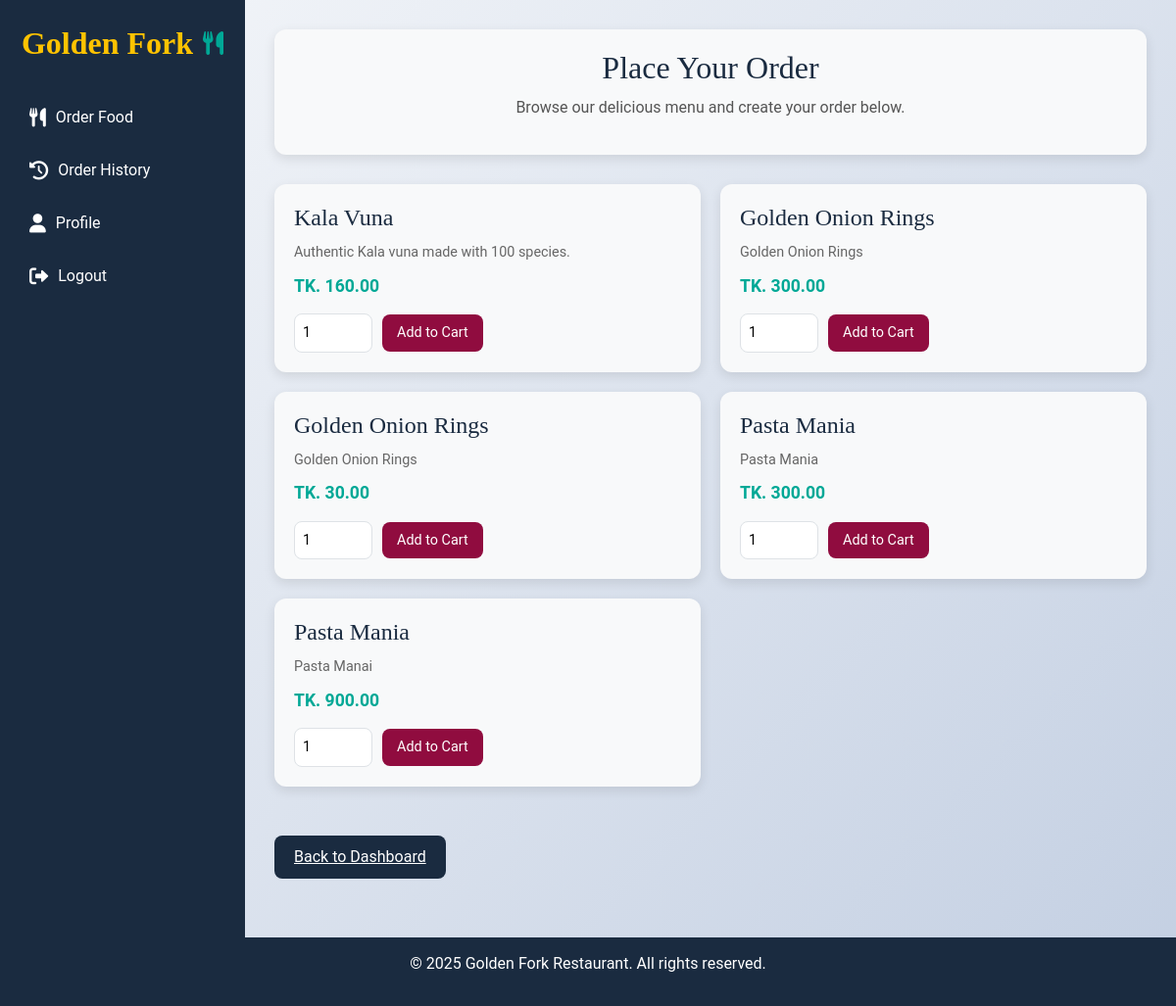
Screenshot of /order.php (signed in) with the database file from the repository.
### tables this page shows
CREATE TABLE `menu` (
  `item_id` int(11) NOT NULL,
  `name` varchar(100) NOT NULL,
  `description` text DEFAULT NULL,
  `price` decimal(10,2) NOT NULL,
  `stock` int(11) NOT NULL,
  `created_at` timestamp NOT NULL DEFAULT current_timestamp(),
  `image` varchar(255) DEFAULT NULL,
  `category` varchar(255) DEFAULT NULL
);

### order.php (the view, shortened to what this page needs)
<?php
include 'db_connect.php';
?>
<!DOCTYPE html>
<html lang="en">
<head>
    <link href="https://cdn.jsdelivr.net/npm/bootstrap@5.3.0/dist/css/bootstrap.min.css" rel="stylesheet">
    <link rel="stylesheet" href="https://cdnjs.cloudflare.com/ajax/libs/font-awesome/6.0.0/css/all.min.css">
</head>
<body>
    <div class="wrapper">
        <div class="sidebar">
            <div class="logo-section">
                <div class="logo-text">Golden Fork <i class="fas fa-utensils"></i></div>
            </div>
            <ul class="sidebar-nav">
                <li><a href="order.php"><i class="fas fa-utensils"></i> Order Food</a></li>
                <li><a href="my_orders.php"><i class="fas fa-history"></i> Order History</a></li>
                <li><a href="profile.php"><i class="fas fa-user"></i> Profile</a></li>
                <li><a href="logout.php"><i class="fas fa-sign-out-alt"></i> Logout</a></li>
            </ul>
        </div>
        <div class="main-content">
            <div class="welcome-message">
                <h2>Place Your Order</h2>
                <p>Browse our delicious menu and create your order below.</p>
            </div>
            <div class="menu-container">
                <?php
                $sql = "SELECT * FROM menu";
                $result = $conn->query($sql);
                if ($result->num_rows > 0):
                    while ($row = $result->fetch_assoc()):
                ?>
                    <div class="menu-item">
                        <h3><?php echo htmlspecialchars($row['name']); ?></h3>
                        <p><?php echo htmlspecialchars($row['description']); ?></p>
                        <p class="price">TK. <?php echo number_format($row['price'], 2); ?></p>
                        <form method="POST" action="order.php">
                            <input type="number" name="quantity" min="1" value="1" required>
                            <button type="submit" name="add_to_order" class="btn">Add to Cart</button>
                        </form>
                    </div>
                <?php
                    endwhile;
                else:
                    echo "<p class='text-center text-muted'>No items available in the menu.</p>";
                endif;
                ?>
            </div>
            <a href="customer_dashboard.php" class="btn-back">Back to Dashboard</a>
        </div>
    </div>
    <footer>
        <p>© 2025 Golden Fork Restaurant. All rights reserved.</p>
    </footer>
</body>
</html>

### order.php (style rules this page uses)
:root { --gf-primary-dark: #1A2B40; --gf-secondary-dark: #263859; --gf-accent-gold: #FFC300; --gf-accent-teal: #00A896; --gf-accent-burgundy: #900C3F; --gf-light: #F8F9FA; --gf-text-dark: #222; --gf-text-light: #fff; }
body { font-family: 'Roboto', sans-serif; background: linear-gradient(135deg, #f5f7fa 0%, #c3cfe2 100%); margin: 0; padding: 0; min-height: 100vh; overflow-x: hidden; }
.wrapper { display: flex; min-height: 100vh; }
.sidebar { width: 250px; background: var(--gf-primary-dark); color: var(--gf-text-light); padding: 20px; position: fixed; height: 100%; overflow-y: auto; transition: transform 0.3s ease; z-index: 1000; }
.sidebar .logo-section { text-align: center; margin-bottom: 30px; }
.sidebar .logo-text { font-family: 'Playfair Display', serif; font-weight: 900; font-size: 2rem; color: var(--gf-accent-gold); display: flex; align-items: center; justify-content: center; }
.sidebar .logo-text i { color: var(--gf-accent-teal); margin-left: 10px; font-size: 1.5rem; animation: floatSpoon 3s ease-in-out infinite; }
.sidebar-nav { list-style: none; padding: 0; }
.sidebar-nav li { margin-bottom: 10px; }
.sidebar-nav a { color: var(--gf-text-light); text-decoration: none; display: flex; align-items: center; padding: 10px; border-radius: 8px; transition: background 0.3s ease; }
.sidebar-nav a i { margin-right: 10px; font-size: 1.2rem; }
.main-content { margin-left: 250px; flex-grow: 1; padding: 30px; }
.welcome-message { background: var(--gf-light); padding: 20px; border-radius: 12px; text-align: center; margin-bottom: 30px; box-shadow: 0 4px 12px rgba(0, 0, 0, 0.1); }
.welcome-message h2 { font-family: 'Merriweather', serif; font-size: 2rem; color: var(--gf-primary-dark); margin-bottom: 10px; }
.welcome-message p { font-size: 1rem; color: #555; }
.menu-container { display: grid; grid-template-columns: repeat(auto-fit, minmax(300px, 1fr)); gap: 20px; margin-bottom: 30px; }
.menu-item { background: var(--gf-light); border-radius: 12px; box-shadow: 0 4px 12px rgba(0, 0, 0, 0.1); padding: 20px; transition: transform 0.3s ease; }
.menu-item h3 { font-family: 'Merriweather', serif; font-size: 1.5rem; color: var(--gf-primary-dark); margin-bottom: 10px; }
.menu-item p { font-size: 0.9rem; color: #666; margin-bottom: 10px; }
.menu-item .price { font-size: 1.1rem; color: var(--gf-accent-teal); font-weight: 600; margin-bottom: 15px; }
.menu-item form { display: flex; align-items: center; gap: 10px; }
.menu-item input[type="number"] { width: 80px; padding: 8px; border: 1px solid #dee2e6; border-radius: 8px; font-size: 0.9rem; }
.menu-item button { background: var(--gf-accent-burgundy); border: none; padding: 8px 15px; color: var(--gf-text-light); border-radius: 8px; font-size: 0.9rem; cursor: pointer; transition: background 0.3s ease; }
.btn-back { background: var(--gf-primary-dark); border: none; padding: 10px 20px; color: var(--gf-text-light); border-radius: 8px; font-size: 1rem; margin-top: 20px; display: inline-block; }
footer { text-align: center; padding: 15px; background: var(--gf-primary-dark); color: var(--gf-text-light); margin-top: 30px; }

### rows the page displays
menu: name "Kala Vuna", description "Authentic Kala vuna made with 100 species.", price "160.00"
menu: name "Golden Onion Rings", description "Golden Onion Rings", price "300.00"
menu: name "Golden Onion Rings", description "Golden Onion Rings", price "30.00"
menu: name "Pasta Mania", description "Pasta Mania", price "300.00"
menu: name "Pasta Mania", description "Pasta Manai", price "900.00"
